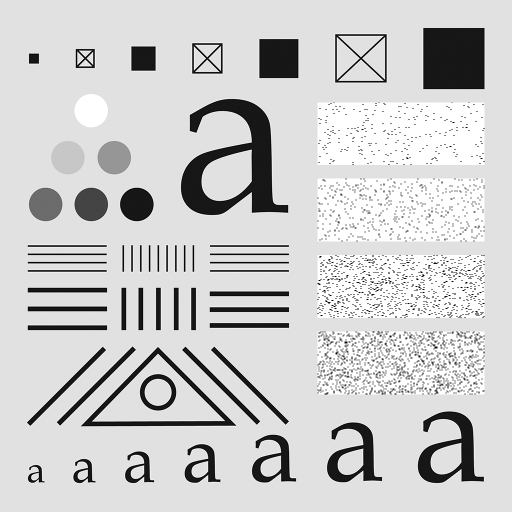
#> input picture src/method_11/src/ideal_bandpass_filter/testpattern1024.tif, 1024 x 1024 px (shown at 1/2 size)
$ python ideal_bandpass_filter.py
#> lines starting #> are read from the running program, lines starting #| are printed output that depends on the picture; after the words box and inside, x2 and y2 are one past the last pixel; in counts of white or black regions, pixels touching at a corner belong together
"""
Author: Minh T. Nguyen
3/19/2021

Filtering in the Frequency Domain
Write the function bpFilterTF4e(type,M,N,C0,W) for performing bandpass filtering where type refers to either Ideal or Gaussian

ACTIVATE IDEAL BANDPASS FILTER
"""
import math
import cv2 as cv
import numpy as np
from skimage.util import random_noise


def bgFilterTF4e(type, M, N, C0, W):
    """
    Filter in the frequency domain
    @param:
    1. type: can be gaussian or ideal
    2. M = row
    3. N = col
    4. W = the W value

    @return
    The mask of the Gaussian or ideal
    """
    if type == "Gaussian":
        d0 = C0
        # rows, cols = shape
        rows = M
        cols = N

        mask = np.zeros((rows, cols))
        mid_row, mid_col = int(rows / 2), int(cols / 2)
        for i in range(rows):
            for j in range(cols):
                d = math.sqrt((i - mid_row) ** 2 + (j - mid_col) ** 2)
                if d == 0:
                    mask[i, j] = np.exp(-(((d * d - d0 * d0) / 0.000001 * W) ** 2))
                else:
                    mask[i, j] = np.exp(-(((d * d - d0 * d0) / d * W) ** 2))
        return mask

    elif type == "Ideal":
        d0 = C0
        rows = M
        cols = N

        mask = np.zeros((rows, cols))
        mid_row, mid_col = int(rows / 2), int(cols / 2)
        for i in range(rows):
            for j in range(cols):
                d = math.sqrt((i - mid_row) ** 2 + (j - mid_col) ** 2)
                lower_range = d0 - W / 2
                upper_rangge = d0 + W / 2
                if d >= lower_range and d <= upper_rangge:
                    mask[i, j] = 1
                else:
                    mask[i, j] = 0
        return mask


def post_process_image(image):
    """Post process the image to create a full constrast stretch of the image
    @param:
    The image after inverse fourier transform

    @return:
    The image with full contrast stretch
    """
    a = 0
    b = 255
    c = np.min(image)
    d = np.max(image)
    rows, cols = np.shape(image)
    out_im = np.zeros((rows, cols), dtype=int)
    for i in range(rows):
        for j in range(cols):
            if d - c == 0:  # avoid to have d-c = 0 which give infinite answer
                out_im[i, j] = ((b - a) / 0.000001) * (image[i, j] - c) + a
            else:
                out_im[i, j] = ((b - a) / (d - c)) * (image[i, j] - c) + a

    return np.uint8(out_im)


def main():
    im = cv.imread("testpattern1024.tif", 0)
#> im is the input picture: shape (1024, 1024); min 0, max 255, mean 204.4

    # 1. Input the image and obtain the padding size
    im = cv.copyMakeBorder(
        im, 512, 512, 512, 512, cv.BORDER_CONSTANT, value=0
    )  # make sure to pad
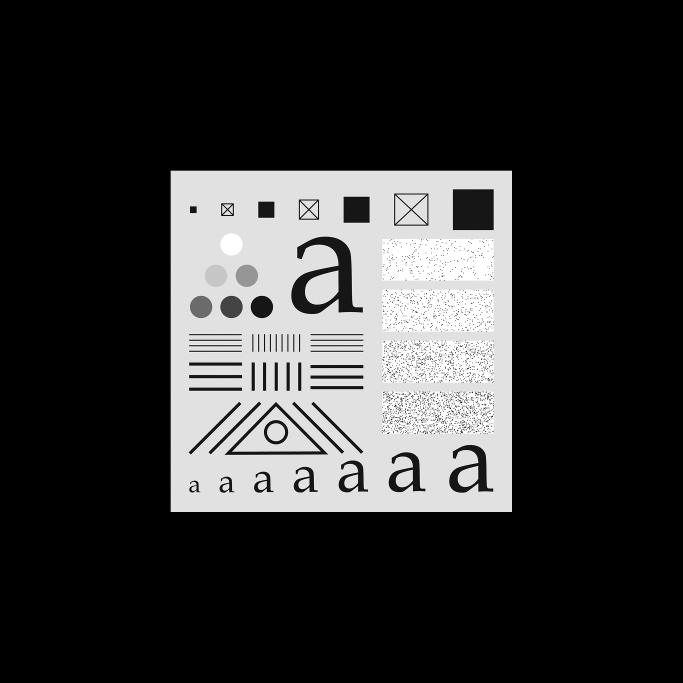
#> im: shape (2048, 2048) (shown at 1/3 size); min 0, max 255, mean 51.1
    cv.imshow("Original", im[512:1535, 512:1535])

    # 2. Generate the Gaussian noise
    gauss = np.random.normal(0, 1, im.size)
    gauss = gauss.reshape(im.shape[0], im.shape[1]).astype("uint8")

    # Add the Gaussian noise to the image
    im = cv.add(im, gauss)
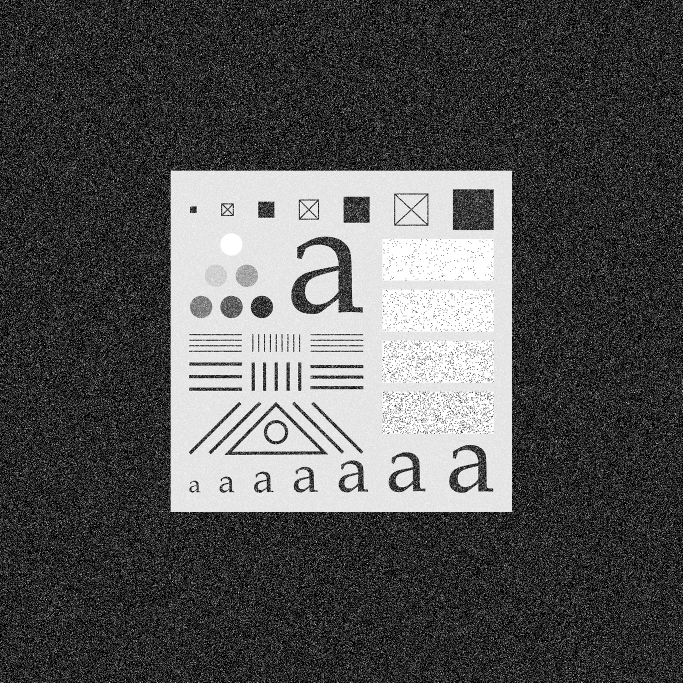
#> im: shape (2048, 2048) (shown at 1/3 size); min 0, max 255, mean 83.6
    cv.imshow("Noise-corrupted Image", im[512:1535, 512:1535])
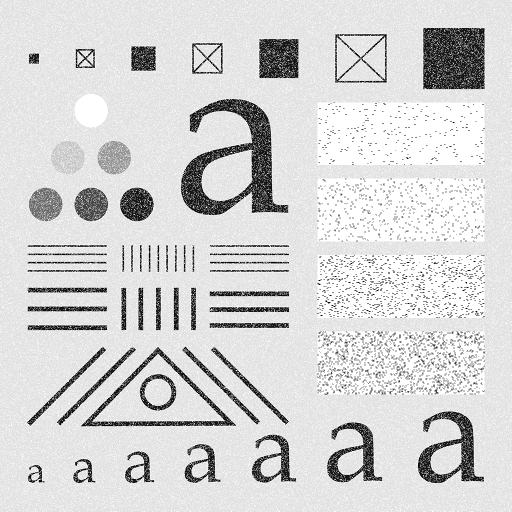
#> window 'Noise-corrupted Image': shape (1023, 1023) (shown at 1/2 size); min 0, max 255, mean 212.5

    # 3. Get the rows and cols of the image
    M, N = np.shape(im)
#> M = 2048; N = 2048

    # 4. Compute the fft of the image
    fft = np.fft.fft2(im)

    # 5. Shift the fft to the center of the low frequencies
    shift_fft = np.fft.fftshift(fft)

    # 6. Get the mask
    mask = bgFilterTF4e(type="Ideal", M=M, N=N, C0=45, W=100)
#> after the loop in bgFilterTF4e, `for i in range(rows):`:
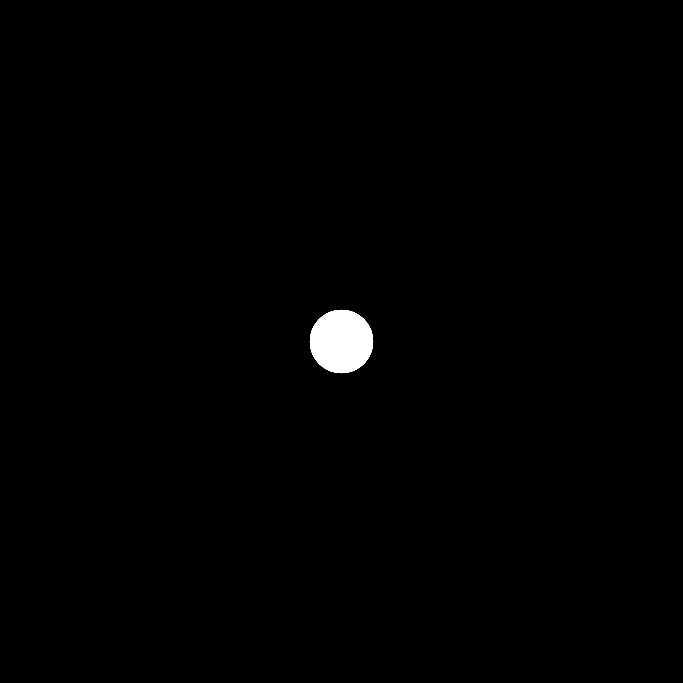
#> mask: shape (2048, 2048) float64 (shown at 1/3 size); values 0 (black) and 1 (white), 0.68% white; 1 white region, box (x1, y1, x2, y2) and area: (929, 929, 1120, 1120) 28345

    # 7. Filter the image frequency based on the mask
    filtered_image = np.multiply(mask, shift_fft)
    mag_filtered_dft = np.log(np.abs(filtered_image) + 1)
    filtered_dft = post_process_image(mag_filtered_dft)
#> in post_process_image, `c = np.min(image)`: c = 0
#> in post_process_image, `d = np.max(image)`: d = 19.67
#> after the loop in post_process_image, `for i in range(rows):`: out_im: shape (2048, 2048) int64; 116 distinct labels, from 0 to 255

    # 8. Compute the inverse shift
    shift_ifft = np.fft.ifftshift(filtered_image)

    # 9. Computer the inverse fourier transform
    ifft = np.fft.ifft2(shift_ifft)

    # 10. Compute the magnitude
    mag = np.abs(ifft)
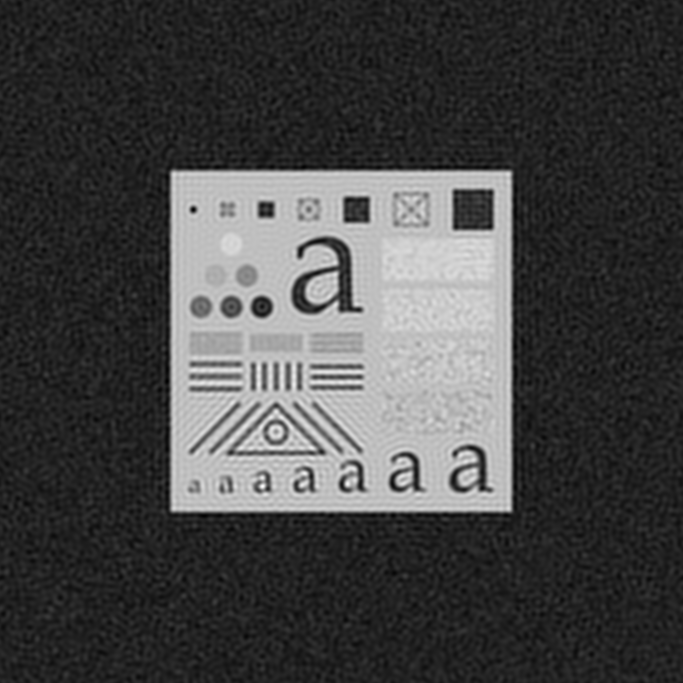
#> mag: shape (2048, 2048) float64 (shown at 1/3 size); min 0.128, max 306.1, mean 83.6; drawn with min black and max white

    # 11. full contrast stretch
    filtered_image = post_process_image(mag)

    cv.imshow("Ideal LPF Filtered Image", filtered_image[512:1535, 512:1535])
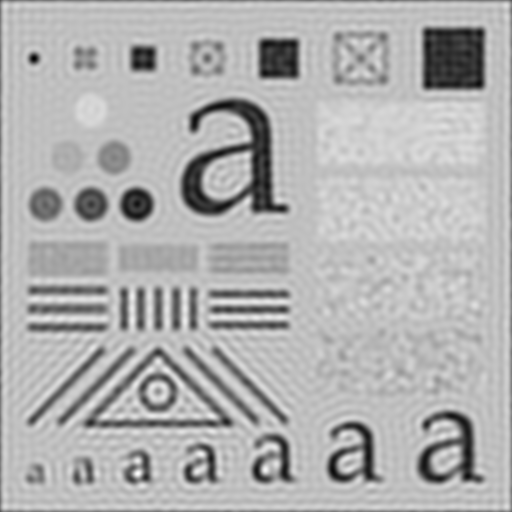
#> window 'Ideal LPF Filtered Image': shape (1023, 1023) (shown at 1/2 size); min 0, max 255, mean 176

    cv.waitKey(0)
    cv.destroyAllWindows()  # Allow to press enter to delete all


if __name__ == "__main__":
    main()
